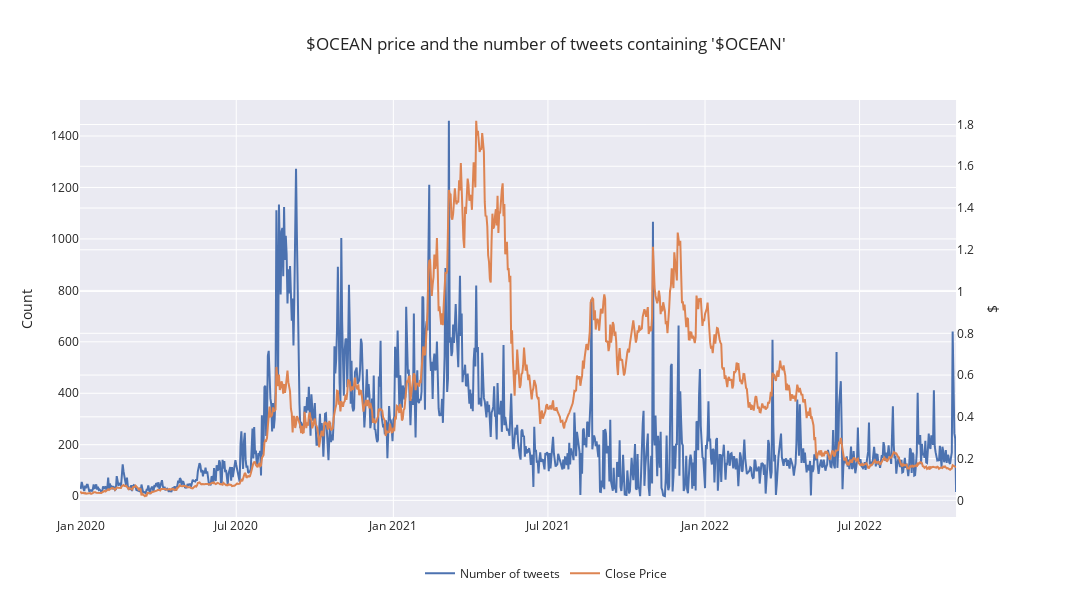

Here is the notebook cell this chart was saved with:
### Code cell
fig = go.Figure()
fig = make_subplots(specs=[[{"secondary_y": True}]])

fig.add_trace(go.Scatter(name="Number of tweets", x=df_merge["date"], y=df_merge["tweet"]), secondary_y=False)
fig.add_trace(go.Scatter(name="Close Price", x=df_merge["date"], y=df_merge["Close"]), secondary_y=True)

fig.update_yaxes(title_text='Count', secondary_y=False)
fig.update_yaxes(title_text='$', secondary_y=True)
fig.update_layout(legend = dict(orientation = 'h', xanchor = "center", x = 0.5, y= -0.1))
fig.update_layout(title={'text':"$OCEAN price and the number of tweets containing '$OCEAN'"})
fig.update_layout(width=1200, height=600)
fig.show()

### Figure 1 — Plotly figure (JSON) as saved in the notebook; plotly's stock layout.template omitted (floating-point values rounded to 4 significant figures; data arrays with more than 128 entries replaced by an {"elided": "..."} marker saying what was removed)
{"data": [{"name": "Number of tweets", "type": "scatter", "x": {"elided": "1027 str values"}, "xaxis": "x", "y": {"elided": "1027 int values"}, "yaxis": "y"}, {"name": "Close Price", "type": "scatter", "x": {"elided": "1027 str values"}, "xaxis": "x", "y": {"elided": "1027 float values"}, "yaxis": "y2"}], "layout": {"height": 600, "legend": {"orientation": "h", "x": 0.5, "xanchor": "center", "y": -0.1}, "title": {"text": "$OCEAN price and the number of tweets containing '$OCEAN'"}, "width": 1200, "xaxis": {"anchor": "y", "domain": [0, 0.94]}, "yaxis": {"anchor": "x", "domain": [0, 1], "title": {"text": "Count"}}, "yaxis2": {"anchor": "x", "overlaying": "y", "side": "right", "title": {"text": "$"}}}}
